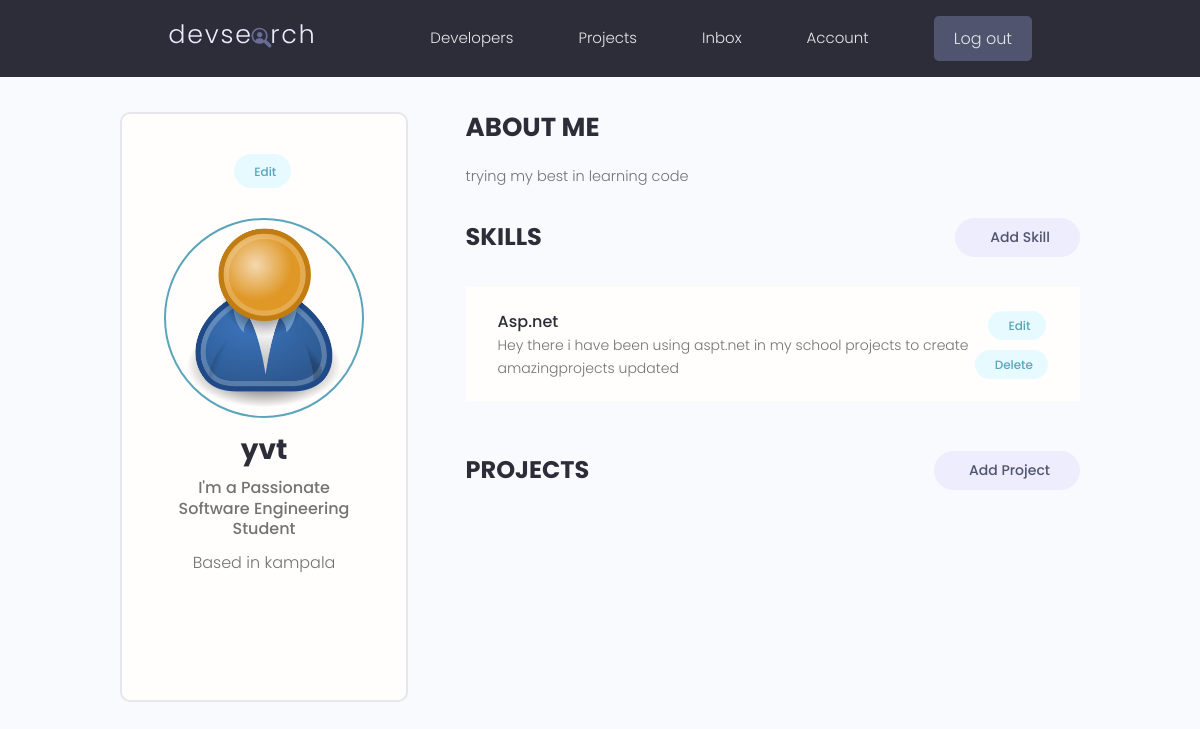
Page /account (signed in) on the earlier database version.
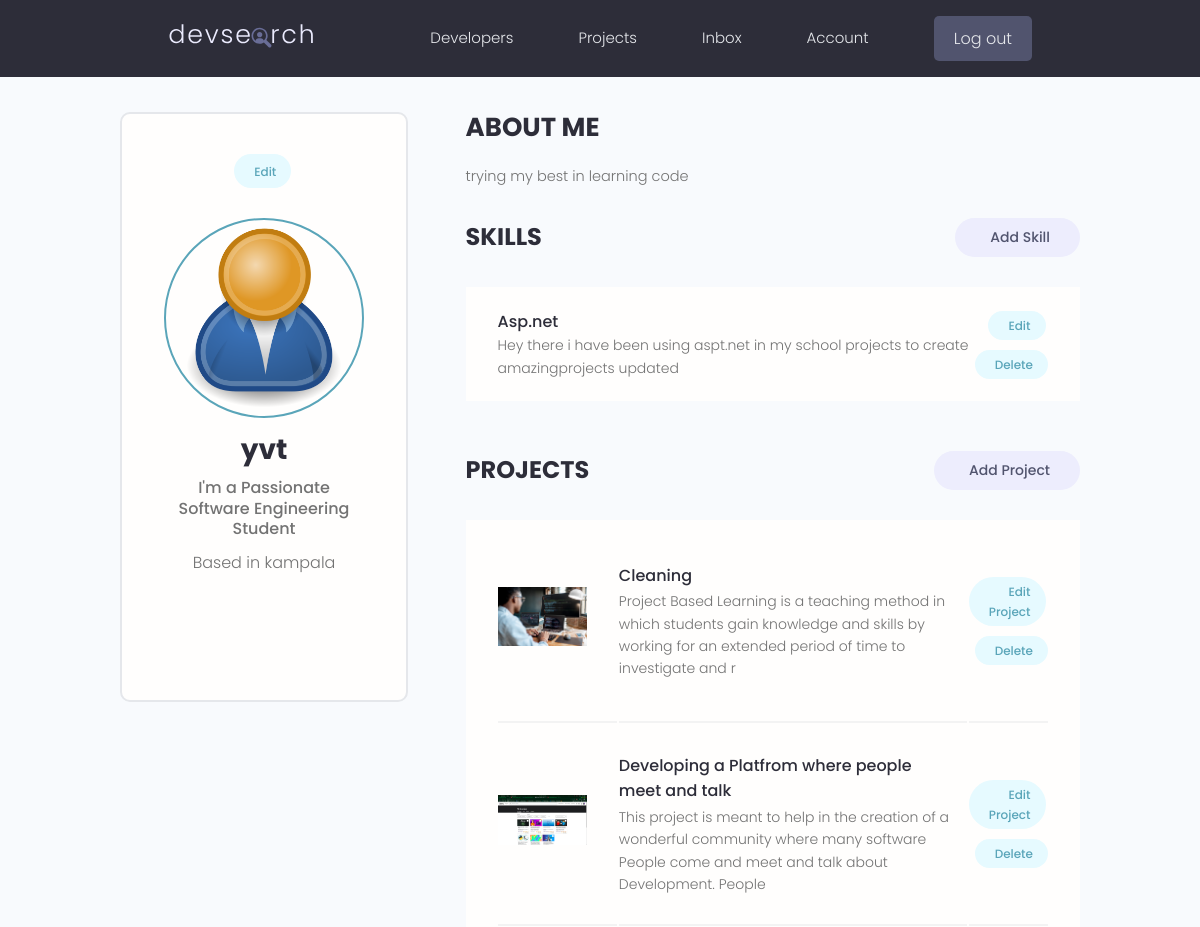
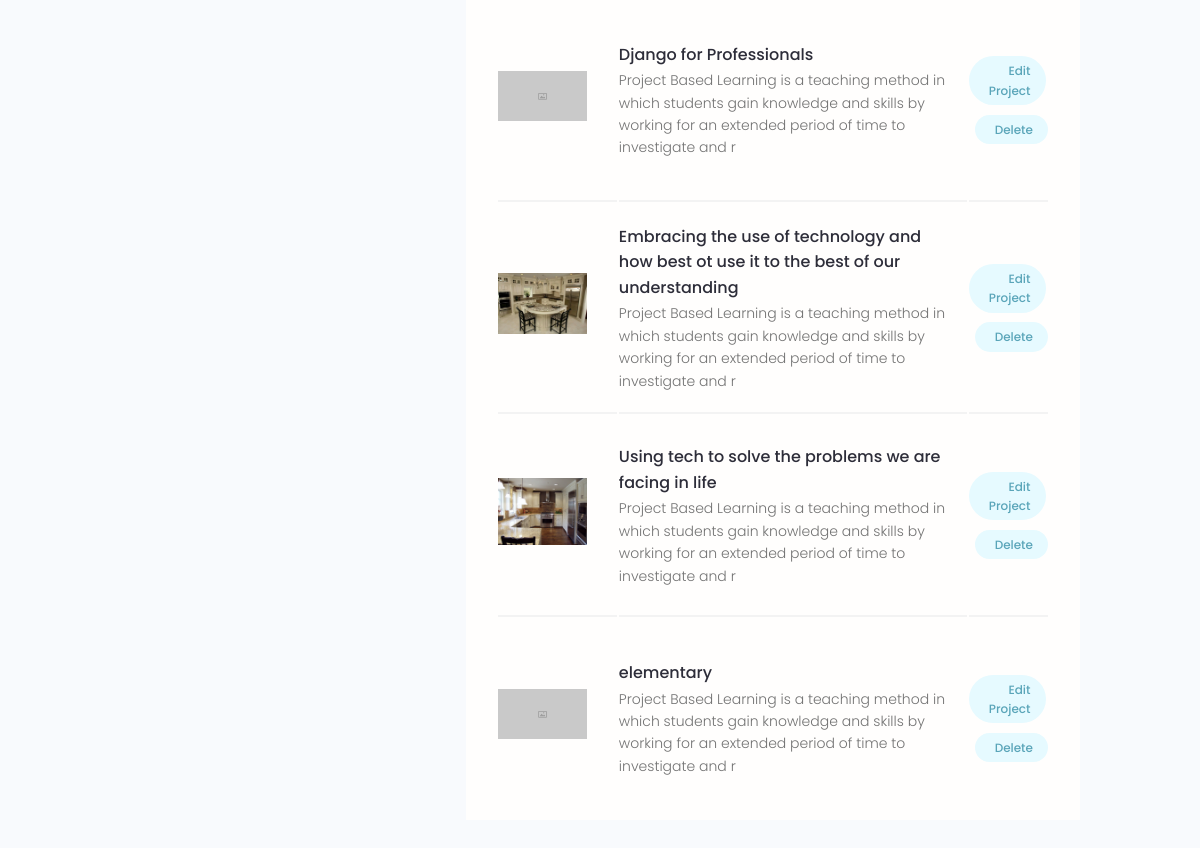
Same page on the later database version (2 pictures, top to bottom).
### users/models.py (models this page shows, shortened)
class Profile(models.Model):
    user = models.OneToOneField(
        User, on_delete=models.CASCADE, null=True, blank=True)
    username = models.CharField(max_length=200, null=True, blank=True)
    location = models.CharField(max_length=200, null=True, blank=True)
    name = models.CharField(max_length=200, null=True, blank=True)
    email = models.EmailField(null=True, blank=True, max_length=200)
    short_intro = models.CharField(max_length=200, null=True, blank=True)
    bio = models.TextField(null=True, blank=True)
    profile_image = models.ImageField(
        null=True, blank=True, upload_to="profiles/", default="profiles/user.png")
    social_github = models.CharField(max_length=200, null=True, blank=True)
    social_twiter = models.CharField(max_length=200, null=True, blank=True)
    social_youtube = models.CharField(max_length=200, null=True, blank=True)
    social_website = models.CharField(max_length=200, null=True, blank=True)
    id = models.UUIDField(default=uuid.uuid4,
                          primary_key=True, unique=True, editable=False)
    created = models.DateTimeField(auto_now_add=True)

class Skill(models.Model):
    id = models.UUIDField(default=uuid.uuid4,
                          primary_key=True, unique=True, editable=False)
    owner = models.ForeignKey(
        Profile, on_delete=models.CASCADE, null=True, blank=True)
    name = models.CharField(max_length=200, null=True, blank=True)
    description = models.TextField(null=True, blank=True)
    created = models.DateTimeField(auto_now_add=True)

### projects/models.py (models this page shows, shortened)
class Project(models.Model):
    owner = models.ForeignKey(
        Profile, null=True, blank=True, on_delete=models.SET_NULL)
    title = models.CharField(max_length=120)
    description = models.TextField(null=True, blank=True)
    featured_image = models.ImageField(
        null=True, blank=True, default="default.png")
    demo_link = models.CharField(max_length=2000, null=True, blank=True)
    source_link = models.CharField(max_length=2000, null=True, blank=True)
    tags = models.ManyToManyField('Tag', blank=True)
    vote_total = models.IntegerField(default=0, null=True, blank=True)
    vote_ratio = models.IntegerField(default=0, null=True, blank=True)
    created = models.DateTimeField(auto_now_add=True)
    id = models.UUIDField(default=uuid.uuid4,
                          primary_key=True, unique=True, editable=False)
    class Meta:
        ordering = ['-vote_ratio', '-vote_total', 'title']

### users/views.py (the view)
# urls.py: path('account', views.userAccount, name='account'),
@ login_required(login_url='login')
def userAccount(request):
    profile = request.user.profile
    skills = profile.skill_set.all()
    projects = profile.project_set.all()
    context = {'profile': profile, 'skills': skills, 'projects': projects}
    return render(request, 'users/account.html', context)

### users/templates/users/account.html (shortened to what this page needs)
{% extends 'main.html' %}
{% load static %}
{% block content %}
  <main class="settingsPage profile my-md">
    <div class="container">
      <div class="layout">
        <div class="column column--1of3">
          <div class="card text-center">
            <div class="card__body dev">
              <a class="tag tag--pill tag--main settings__btn" href="{% url 'edit-account' %}"> Edit</a>
              <img class="avatar avatar--xl dev__avatar" src="{{ profile.profile_image.url }}" />
              <h2 class="dev__name">{{ profile.name }}</h2>
              <p class="dev__title">{{ profile.short_intro }}</p>
              <p class="dev__location">Based in {{ profile.location }}</p>
              <ul class="dev__social">
              </ul>
            </div>
          </div>
        </div>
        <div class="column column--2of3">
          <div class="devInfo">
            <h3 class="devInfo__title">About Me</h3>
            <p class="devInfo__about">
            {{profile.bio}}
            </p>
          </div>
          <div class="settings">
            <h3 class="settings__title">Skills</h3>
            <a class="tag tag--pill tag--sub settings__btn tag--lg" href="{% url 'create-skill' %}"> Add Skill</a>
          </div>
          <table class="settings__table">
            {% for skill in skills  %}
            <tr>
              <td class="settings__tableInfo">
                <h4>{{ skill.name }}</h4>
                <p>
                  {{ skill.description }}
                </p>
              </td>
              <td class="settings__tableActions">
                <a class="tag tag--pill tag--main settings__btn" href="{% url 'update-skill' skill.id %}"> Edit</a>
                <a class="tag tag--pill tag--main settings__btn" href="{% url 'delete-skill' skill.id %}?next=/account">
                  Delete</a>
              </td>
            </tr>
            {% endfor %}
          </table>
          <div class="settings">
            <h3 class="settings__title">Projects</h3>
            <a class="tag tag--pill tag--sub settings__btn tag--lg" href="{% url 'create-project' %}"> Add Project</a>
          </div>
          <table class="settings__table">
            {% for project in projects %}
            <tr>
              <td class="settings__thumbnail">
                <a href="{% url 'project' project.id %}"><img src="{{ project.featured_image.url }}" alt="Project Thumbnail" /></a>
              </td>
              <td class="settings__tableInfo">
                <a href="{% url 'project' project.id %}">{{ project.title }}</a>
                <p>
                 {{ project.description | slice:"150" }}
                </p>
              </td>
              <td class="settings__tableActions">
                <a class="tag tag--pill tag--main settings__btn" href="{% url 'update-project' project.id %}"> Edit Project</a>
                <a class="tag tag--pill tag--main settings__btn" href="{% url 'delete-project' project.id %}?next=/account">
                  Delete</a>
              </td>
            </tr>
            {% endfor %}
          </table>
        </div>
      </div>
    </div>
  </main>
  {% endblock content %}

### templates/main.html (shortened to what this page needs)
<!DOCTYPE html> {% load static %}
<html lang="en">
<head>
    <link rel="stylesheet" href="https://cdn.iconmonstr.com/1.3.0/css/iconmonstr-iconic-font.min.css" />
    <link rel="stylesheet" href="{%  static 'uikit/styles/uikit.css' %}" />
    <link rel="stylesheet" href="{% static 'styles/app.css' %}" />
</head>
<body>
    {% include 'navbar.html' %}
    {% block content %}
    {% endblock content %}
</body>
</html>

### templates/navbar.html (shortened to what this page needs)
{% load static%}
<header class="header">
    <div class="container container--narrow">
        <a href="{% url 'profile' %}" class="header__logo">
            <img src="{% static 'images/logo.svg' %}" alt="DevSearch Logo" />
        </a>
        <nav class="header__nav">
            <ul class="header__menu">
                <li class="header__menuItem"><a href="{% url 'profile' %}">Developers</a></li>
                <li class="header__menuItem"><a href="{% url 'index' %}">Projects</a></li>
                {% if request.user.is_authenticated %}
                <li class="header__menuItem"><a href="{% url 'inbox' %}">Inbox</a></li>
                <li class="header__menuItem"><a href="{% url 'account' %}">Account</a></li>
                <li class="header__menuItem"><a href="{% url 'logout' %}" class="btn btn--sub">Log out</a></li>
                {% else %}
                <li class="header__menuItem"><a href="{% url 'login' %}" class="btn btn--sub">Login/Sign Up</a></li>
                {% endif %}
            </ul>
        </nav>
    </div>
</header>

### static/styles/app.css (style rules this page uses)
:root { --color-sub: #2d2d39; }
.btn--sub { background-color: var(--color-sub-light); }
.card { border: 2px solid var(--color-light); }
img { width: 100%; }
.header { position: sticky; z-index: 111; background-color: var(--color-sub); padding: 1.5rem 0; }
.header > .container { display: flex; justify-content: space-between; align-items: center; }
.header__logo > img { height: 3.8rem; }
.header__nav > ul { display: inline-flex; align-items: center; list-style: none; gap: 6.5rem; }
.header__menuItem > a { color: var(--color-light); font-weight: 300; }
.profile .card > .dev { padding: 4rem; }
.dev__avatar { display: block; margin: auto; }
.dev__name { color: var(--color-sub); font-size: 2.8rem; font-weight: 700; margin-top: 1rem; margin-bottom: 0.5rem; }
.dev__title { font-size: 1.6rem; font-weight: 500; line-height: 1.3; }
.dev__location { margin-top: 1rem; }
.dev__social { margin: 3rem 0; list-style: none; display: flex; justify-content: center; gap: 1.5rem; }
.devInfo { margin-bottom: 3rem; }
.devInfo__title, .devInfo__subtitle { font-size: 2.6rem; color: var(--color-sub); text-transform: uppercase; font-weight: 700; margin-bottom: 1.5rem; }
.devInfo__about, .devSkill__info { font-size: 1.45rem; line-height: 1.7; text-align: justify; }
.settingsPage .dev > .settings__btn { display: inline-block; margin-bottom: 3rem; }
.settings { display: flex; justify-content: space-between; align-items: center; }
.settings__title { font-size: 2.4rem; text-transform: uppercase; font-weight: 700; color: var(--color-sub); }
.settings__table { margin-top: 3rem; margin-bottom: 5rem; padding: 0 3rem; background: var(--color-white); }
.settings__table tr { width: 100%; }
.settings__table tr > td { padding: 2rem 0; }
.settings__table tr:not(:last-child) td { border-bottom: 2px solid var(--color-white-light); }
.settings__thumbnail { width: 23%; min-width: 10rem; }
.settings__thumbnail img { padding-right: 3rem; height: 15rem; object-fit: contain; }
.settings__tableInfo { width: 100%; }
.settings__tableInfo h4, .settings__tableInfo a { padding-right: 1rem; width: auto; font-size: 1.6rem; font-weight: 500; color: var(--color-sub); }
.settings__tableInfo p { font-size: 1.4rem; }
.settings__tableActions { text-align: right; }

### static/uikit/styles/modules/_variables.css (style rules this page uses)
:root { --color-main: #5aa5b9; --color-main-light: #e6faff; --color-sub: #3f4156; --color-sub-light: #51546e; --color-sub-lighter: #ededfd; --color-text: #737373; --color-gray: #8b8b8b; --color-light: #e5e7eb; --color-light-gray: #767676; --color-bg: #f8fafd; --color-white: #fffefd; --color-white-light: #f3f3f3; --color-success: #359e64; --color-success-bg: #def8e8; --color-error: #fc4b0b; --color-error-bg: #fff2ee; --font-base: 'Poppins', arial, helvetica, 'Segoe UI', roboto, ubuntu, sans-serif; --font-monospace: 'Fira Code', 'Courier New', courier, monospace; --font-regular: 300; --font-medium: 500; --font-bold: 700; --generic-shadow: 1px 1px 5px #00000010; --generic-transition: all 0.3s ease-in-out; }

### static/uikit/styles/modules/_base.css (style rules this page uses)
* { margin: 0; padding: 0; box-sizing: border-box; text-rendering: optimizeLegibility; color: inherit; font-size: inherit; }
html { font-size: 50%; }
@media only screen and (min-width: 480px) { html { font-size: 56.25%; } }
@media only screen and (min-width: 1200px) { html { font-size: 62.5%; } }
body { line-height: 1.6; font-weight: 400; font-size: 1.5rem; color: var(--color-text); background-color: var(--color-bg); min-height: 100vh; }

### static/uikit/styles/modules/_typography.css (style rules this page uses)
* { font-family: var(--font-base); }
h2 { font-size: 3.6rem; font-weight: var(--font-bold); }
h3 { font-size: 3.2rem; font-weight: var(--font-medium); }
h4 { font-size: 2.8rem; font-weight: var(--font-medium); }
p, span, strong { font-size: 1.6rem; color: var(--color-text); font-weight: var(--font-regular); }
a { padding-bottom: 2px; text-decoration: none; display: inline-block; color: var(--color-main); font-weight: var(--font-medium); }

### static/uikit/styles/modules/_utilities.css (style rules this page uses)
.container { width: 92%; max-width: 165rem; margin: 0 auto; box-sizing: border-box; }
.container--narrow { width: 92%; max-width: 120rem; }
@media screen and (min-width: 1000px) { .container { width: 90%; } }
@media screen and (min-width: 1000px) { .container--narrow { width: 85%; } }
@media screen and (min-width: 1200px) { .container { width: 80%; } }
@media screen and (min-width: 1200px) { .container--narrow { width: 72%; } }
.text-center { text-align: center; }
.my-md { margin: 3rem auto; }

### static/uikit/styles/modules/_avatar.css (style rules this page uses)
.avatar { border-radius: 50%; border: 2px solid var(--color-main); object-fit: cover; }
.avatar--xl { height: 20rem; width: 20rem; }

Differences in the rows shown:
added Project: featured_image (picture), title "Cleaning", description "Project Based Learning is a teaching method in which students gain knowledge and skills by working for an extended period of time to investigate and r"
added Project: featured_image (picture), title "Developing a Platfrom where people meet and talk", description "This project is meant to help in the creation of a wonderful community where many software People come and meet and talk about Development. People"
added Project: featured_image (placeholder picture), title "Django for Professionals", description "Project Based Learning is a teaching method in which students gain knowledge and skills by working for an extended period of time to investigate and r"
added Project: featured_image (picture), title "Embracing the use of technology and how best ot use it to the best of our understanding", description "Project Based Learning is a teaching method in which students gain knowledge and skills by working for an extended period of time to investigate and r"
added Project: featured_image (picture), title "Using tech to solve the problems we are facing in life", description "Project Based Learning is a teaching method in which students gain knowledge and skills by working for an extended period of time to investigate and r"
added Project: featured_image (placeholder picture), title "elementary", description "Project Based Learning is a teaching method in which students gain knowledge and skills by working for an extended period of time to investigate and r"
